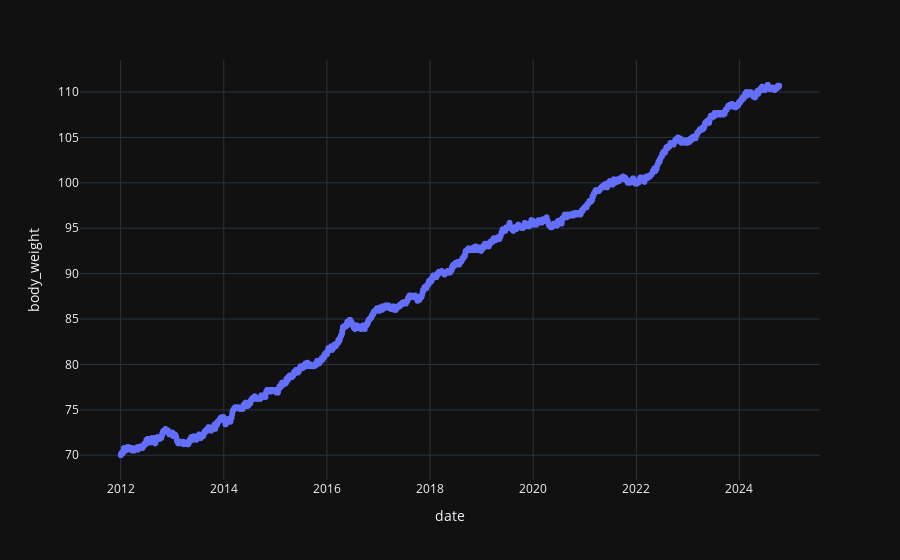

Notebook cell for this chart:
### Markdown cell above
As expected most of trainings were hypertrophy

### Code cell
fig = px.scatter(df, x='date', y = 'body_weight', template="plotly_dark")
fig.show()

### Figure 1 — Plotly figure (JSON) as saved in the notebook; plotly's stock layout.template omitted (floating-point values rounded to 4 significant figures; data arrays with more than 128 entries replaced by an {"elided": "..."} marker saying what was removed)
{"data": [{"hovertemplate": "date=%{x}<br>body_weight=%{y}<extra></extra>", "legendgroup": "", "marker": {"color": "#636efa", "symbol": "circle"}, "mode": "markers", "name": "", "showlegend": false, "type": "scattergl", "x": {"elided": "14000 str values"}, "xaxis": "x", "y": {"elided": "14000 float values"}, "yaxis": "y"}], "layout": {"legend": {"tracegroupgap": 0}, "margin": {"t": 60}, "xaxis": {"anchor": "y", "domain": [0, 1], "title": {"text": "date"}}, "yaxis": {"anchor": "x", "domain": [0, 1], "title": {"text": "body_weight"}}}}
